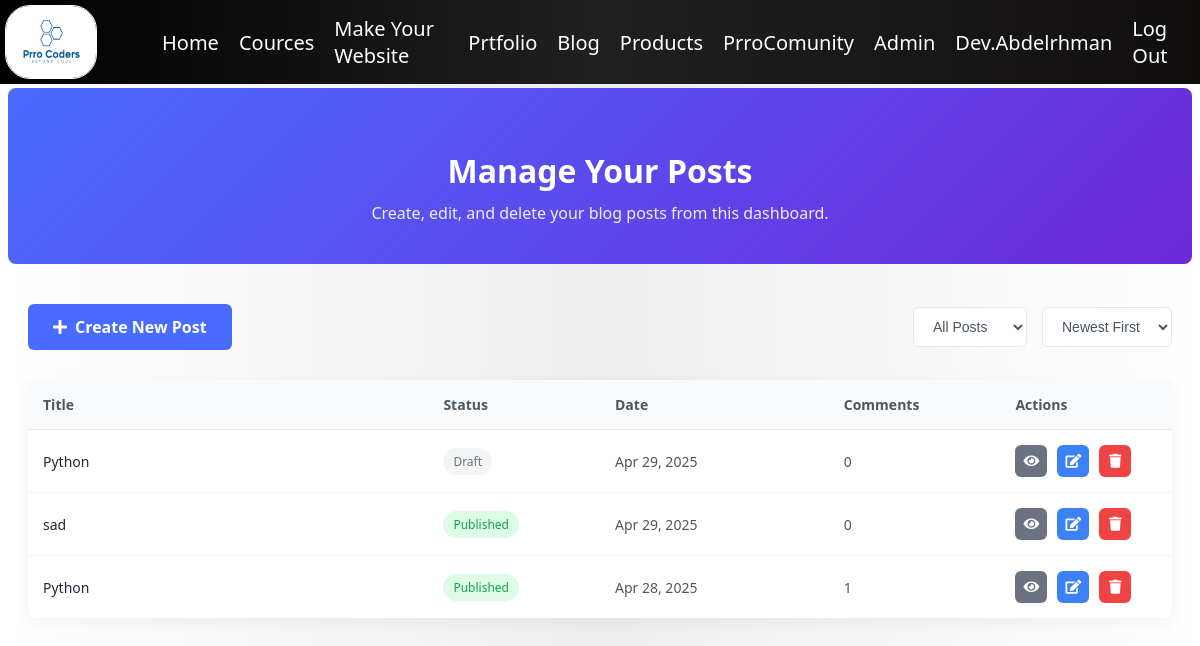
The page /blog/manage/ (signed in) on the database its author committed.
### blog/models.py (models this page shows, shortened)
class Post(models.Model):
    STATUS_CHOICES = (
        ('draft', 'Draft'),
        ('published', 'Published'),
    )
    title = models.CharField(max_length=200)
    slug = models.SlugField(unique_for_date='publish_date')
    author = models.ForeignKey(User, on_delete=models.CASCADE, related_name='blog_posts')
    content = models.TextField()
    content_html = models.TextField(editable=False, blank=True)
    featured_image = models.ImageField(upload_to='blog/%Y/%m/%d/', blank=True, null=True)
    publish_date = models.DateTimeField(default=timezone.now)
    created_date = models.DateTimeField(auto_now_add=True)
    updated_date = models.DateTimeField(auto_now=True)
    status = models.CharField(max_length=10, choices=STATUS_CHOICES, default='draft')
    categories = models.ManyToManyField(Category, related_name='posts')
    class Meta:
        ordering = ['-publish_date']

### blog/views.py (the view)
# urls.py: path('manage/', views.manage_posts, name='manage_posts'),
@login_required
@user_passes_test(is_staff_user)
def manage_posts(request):
    posts = Post.objects.filter(author=request.user).order_by('-publish_date')
    paginator = Paginator(posts, 10)
    page = request.GET.get('page')
    try:
        posts = paginator.page(page)
    except PageNotAnInteger:
        posts = paginator.page(1)
    except EmptyPage:
        posts = paginator.page(paginator.num_pages)
    return render(request, 'blog/manage_posts.html', {
        'posts': posts,
        'categories': Category.objects.all()
    })

### blog/views.py (called while the page is built)
def is_staff_user(user):
    return user.is_staff or user.is_superuser

### templates/blog/manage_posts.html (shortened to what this page needs)
{% extends 'layout.html' %}
{% load static %}
{% block head %}
<link rel="stylesheet" href="https://cdnjs.cloudflare.com/ajax/libs/font-awesome/5.15.4/css/all.min.css">
{% endblock %}
{% block body %}
<div class="manage-header">
    <h1>Manage Your Posts</h1>
    <p>Create, edit, and delete your blog posts from this dashboard.</p>
</div>
<div class="manage-container">
    <div class="manage-actions">
        <a href="{% url 'blog:post_create' %}" class="btn-create">
            <i class="fas fa-plus"></i> Create New Post
        </a>
        <div class="post-filters">
            <select class="filter-select">
                <option value="all">All Posts</option>
            </select>
            <select class="filter-select">
                <option value="newest">Newest First</option>
            </select>
        </div>
    </div>
    {% if posts %}
        <div class="post-table">
            <table>
                <thead>
                    <tr>
                        <th style="width: 35%;">Title</th>
                        <th style="width: 15%;">Status</th>
                        <th style="width: 20%;">Date</th>
                        <th style="width: 15%;">Comments</th>
                        <th style="width: 15%;">Actions</th>
                    </tr>
                </thead>
                <tbody>
                    {% for post in posts %}
                        <tr>
                            <td>
                                <a href="{% url 'blog:post_detail' year=post.publish_date.year month=post.publish_date.month day=post.publish_date.day slug=post.slug %}" class="post-title">
                                    {{ post.title }}
                                </a>
                            </td>
                            <td>
                                <span class="post-status {% if post.status == 'published' %}status-published{% else %}status-draft{% endif %}">
                                    {{ post.get_status_display }}
                                </span>
                            </td>
                            <td>{{ post.publish_date|date:"M d, Y" }}</td>
                            <td>{{ post.comments.count }}</td>
                            <td>
                                <div class="post-actions">
                                    <a href="{% url 'blog:post_detail' year=post.publish_date.year month=post.publish_date.month day=post.publish_date.day slug=post.slug %}" class="btn-action btn-view" title="View Post">
                                        <i class="fas fa-eye"></i>
                                    </a>
                                    <a href="{% url 'blog:post_update' pk=post.pk %}" class="btn-action btn-edit" title="Edit Post">
                                        <i class="fas fa-edit"></i>
                                    </a>
                                    <a href="{% url 'blog:post_delete' pk=post.pk %}" class="btn-action btn-delete" title="Delete Post">
                                        <i class="fas fa-trash"></i>
                                    </a>
                                </div>
                            </td>
                        </tr>
                    {% endfor %}
                </tbody>
            </table>
        </div>
    {% endif %}
</div>
{% endblock %}

### templates/layout.html (shortened to what this page needs)
{% load static %}
<!DOCTYPE html>
<html lang="en">
<head>
    <link rel="stylesheet" href="{% static 'style.css' %}">
    {% block head %}{% endblock %}
</head>
<body>
    <div class="navbar1">
        <img src="{% static 'Prro Coders.jpg' %}" alt="PrroCoders" class="logo" width="100" >
        <ul class="nav1">
            <li class="nav-item1">
                <a class="nav-link1" href="{% url 'Home:index' %}">Home</a>
            </li>
            <li class="nav-item1">
                <a class="nav-link1" href="{% url 'Cource' %}">Cources</a>
            </li>
            <li class="nav-item1">
                <a class="nav-link1" href="{% url 'WebMaker' %}">Make Your Website</a>
            </li>
            <li class="nav-item1">
                <a class="nav-link1" href="https://prrohost.pythonanywhere.com">Prtfolio</a>
            </li>
            <li class="nav-item1">
                <a class="nav-link1" href="{% url 'blog:post_list' %}">Blog</a>
            </li>
            <li class="nav-item1">
                <a class="nav-link1" href="{% url 'store:store' 1 %}">Products</a>
            </li>
            <li class="nav-item1">
                <a class="nav-link1" href="">PrroComunity</a>
            </li>
            {% if user.is_authenticated and not user.is_superuser and not user.is_staff %}
            <li class="nav-item1">
                <a href="" class="nav-link1">{{ user.username }}</a>
            </li>
            <li class="nav-item1">
                <a class="nav-link1" href="{% url 'logout' %}">Log Out</a>
            </li>
            {% elif user.is_superuser %}
                <li class="nav-item1">
                    <a href="{% url 'adminPanal' %}" class="nav-link1">Admin</a>
                </li>
                <li class="nav-item1">
                    <a href="" class="nav-link1">{{ user.username }}</a>
                </li>
                <li class="nav-item1">
                    <a class="nav-link1" href="{% url 'logout' %}">Log Out</a>
                </li>
            {% endif %}
        </ul>
    </div>
    <div class="container container-content">
        {% block body %}{% endblock body %}
    </div>
</body>
</html>

### static/style.css (style rules this page uses)
body { background: linear-gradient(90deg, #ffffffaf 0%, #e8e8e8c1 50%, #ffffff 100%); font-family: 'Segoe UI', Tahoma, Geneva, Verdana, sans-serif; }
.navbar1 { font-family: 'Segoe UI', Tahoma, Geneva, Verdana, sans-serif; display: flex; flex-direction: row; justify-content: space-between; background: linear-gradient(90deg, #000000 0%, #202020 50%, #110e0e 100%); margin: 0; position: fixed; width: 100%; top: 0; left: 0; right: 0; z-index: 1000; }
.logo { width: 90px; border: 1px solid white; border-radius: 25px; margin: 5px 5px 5px 5px; }
.nav1 { display: flex; flex-direction: row; margin: 10px; list-style-type: none; align-items: center; }
.nav-item1 { margin: 5px 10px; font-size: 20px; color: white; }
.nav-link1 { text-decoration: none; color: white; transition: 0.1s; }
.container { position: relative; top: 80px; }

### templates/blog/manage_posts.html (style rules this page uses)
.manage-header { background: linear-gradient(135deg, #4a6bff 0%, #6d28d9 100%); padding: 40px 0; text-align: center; color: white; margin-bottom: 40px; border-radius: 8px; }
.manage-header h1 { font-size: 32px; font-weight: 700; margin-bottom: 10px; }
.manage-header p { font-size: 16px; max-width: 700px; margin: 0 auto; opacity: 0.9; }
.manage-container { max-width: 1200px; margin: 0 auto; padding: 0 20px; }
.manage-actions { display: flex; justify-content: space-between; align-items: center; margin-bottom: 30px; }
.btn-create { background: #4a6bff; color: white; border: none; padding: 12px 25px; border-radius: 6px; font-weight: 600; font-size: 16px; cursor: pointer; transition: background 0.3s; text-decoration: none; display: inline-flex; align-items: center; gap: 8px; }
.post-filters { display: flex; gap: 15px; align-items: center; }
.filter-select { padding: 10px 15px; border: 1px solid #e5e7eb; border-radius: 6px; background: white; font-size: 14px; color: #4b5563; cursor: pointer; }
.post-table { width: 100%; background: white; border-radius: 8px; overflow: hidden; box-shadow: 0 5px 15px rgba(0, 0, 0, 0.05); margin-bottom: 40px; }
.post-table table { width: 100%; border-collapse: collapse; }
.post-table th { background: #f9fafb; padding: 15px; text-align: left; font-weight: 600; color: #4b5563; font-size: 14px; border-bottom: 1px solid #e5e7eb; }
.post-table td { padding: 15px; border-bottom: 1px solid #f3f4f6; color: #4b5563; font-size: 14px; }
.post-table tr:last-child td { border-bottom: none; }
.post-status { padding: 5px 10px; border-radius: 20px; font-size: 12px; font-weight: 500; display: inline-block; }
.status-draft { background: #f3f4f6; color: #6b7280; }
.status-published { background: #dcfce7; color: #16a34a; }
.post-actions { display: flex; gap: 10px; }
.btn-action { width: 32px; height: 32px; border-radius: 6px; display: inline-flex; align-items: center; justify-content: center; color: white; font-size: 14px; transition: all 0.3s; text-decoration: none; }
.btn-view { background: #6b7280; }
.btn-edit { background: #3b82f6; }
.btn-delete { background: #ef4444; }
.post-title { font-weight: 500; color: #1f2937; text-decoration: none; transition: color 0.3s; display: block; max-width: 300px; white-space: nowrap; overflow: hidden; text-overflow: ellipsis; }

### templates/layout.html (style rules this page uses)
body { font-family: 'Segoe UI', Tahoma, Geneva, Verdana, sans-serif; }

### rows shown on the page
Post: title "Python", status "Draft", publish_date "Apr 29, 2025", comments.count "0"
Post: title "sad", status "Published", publish_date "Apr 29, 2025", comments.count "0"
Post: title "Python", status "Published", publish_date "Apr 28, 2025", comments.count "1"

### other values the page prints
{{ user.username }} "Dev.Abdelrhman"
